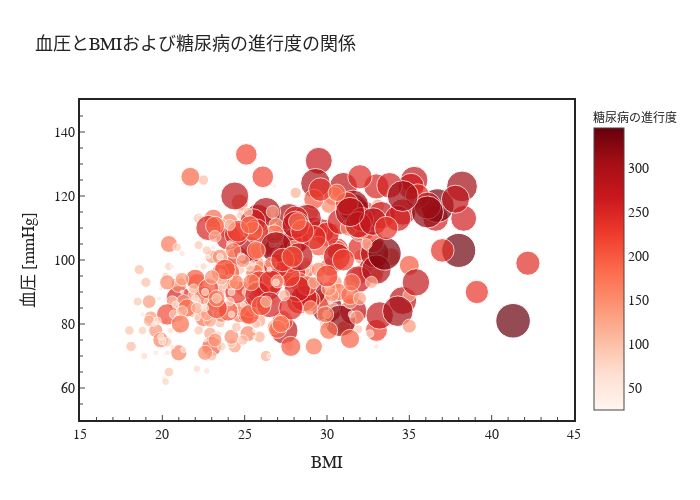

The code cell stored with this chart in its notebook:
### Markdown cell above
## バブルチャート(`seaborn.objcets.Scatter`)

### Code cell
fig = go.Figure()

fig.add_trace(
    go.Scatter(
        x=scatter_df["bmi"],
        y=scatter_df["bp"],
        mode="markers",
        marker=dict(
            size=scatter_df["y"] / 10,
            color=scatter_df["y"],
            colorscale="reds",  # colorbarのカラーマップの設定
            colorbar=dict(
                title="糖尿病の進行度", titlefont=dict(size=12)
            ),  # カラーバーの設定
            showscale=True,
        ),
    )
)


fig.update_layout(
    go.Layout(
        width=700,
        height=500,
        title=dict(text="血圧とBMIおよび糖尿病の進行度の関係", font=dict(size=18)),
        xaxis=dict(
            title="BMI",
            linewidth=2,
            mirror=True,
            ticks="inside",
            ticklen=5,
            minor=dict(ticks="inside", ticklen=3),
            range=(15, 45)
        ),
        yaxis=dict(
            title="血圧 [mmHg]",
            linewidth=2,
            mirror=True,
            ticks="inside",
            ticklen=5,
            minor=dict(ticks="inside", ticklen=3, nticks=4),
            range=(50, 150)
        ),
        font=dict(family="sans-serif", size=14),
        template="simple_white",
    )
)


fig.show()

### Figure 1 — Plotly figure (JSON) as saved in the notebook; plotly's stock layout.template omitted (floating-point values rounded to 4 significant figures; data arrays with more than 128 entries replaced by an {"elided": "..."} marker saying what was removed)
{"data": [{"marker": {"color": {"elided": "442 int values"}, "colorbar": {"title": {"font": {"size": 12}, "text": "糖尿病の進行度"}}, "colorscale": [[0, "rgb(255,245,240)"], [0.125, "rgb(254,224,210)"], [0.25, "rgb(252,187,161)"], [0.375, "rgb(252,146,114)"], [0.5, "rgb(251,106,74)"], [0.625, "rgb(239,59,44)"], [0.75, "rgb(203,24,29)"], [0.875, "rgb(165,15,21)"], [1, "rgb(103,0,13)"]], "showscale": true, "size": {"elided": "442 float values"}}, "mode": "markers", "type": "scatter", "x": {"elided": "442 float values"}, "y": {"elided": "442 float values"}}], "layout": {"font": {"family": "sans-serif", "size": 14}, "height": 500, "title": {"font": {"size": 18}, "text": "血圧とBMIおよび糖尿病の進行度の関係"}, "width": 700, "xaxis": {"linewidth": 2, "minor": {"ticklen": 3, "ticks": "inside"}, "mirror": true, "range": [15, 45], "ticklen": 5, "ticks": "inside", "title": {"text": "BMI"}}, "yaxis": {"linewidth": 2, "minor": {"nticks": 4, "ticklen": 3, "ticks": "inside"}, "mirror": true, "range": [50, 150], "ticklen": 5, "ticks": "inside", "title": {"text": "血圧 [mmHg]"}}}}
